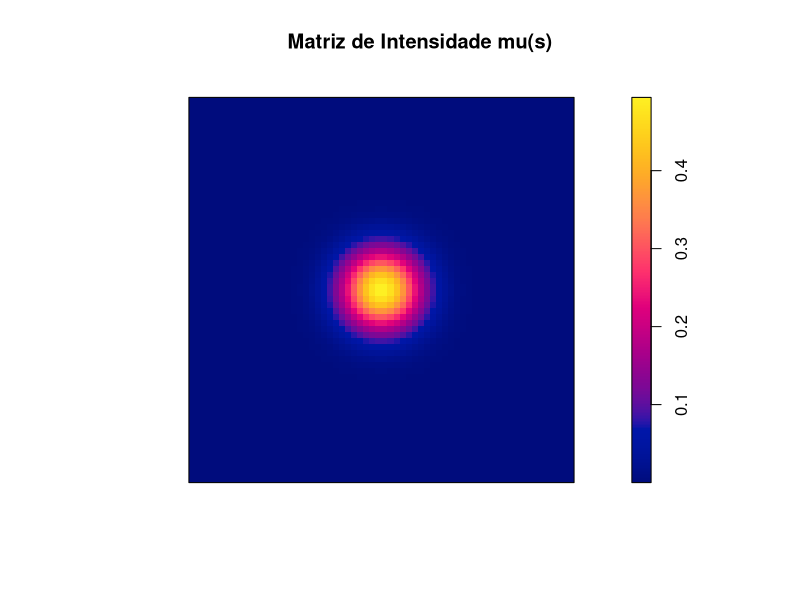

Write R code to recreate this figure. (Note: this script raises an error after producing the figure.)
#====Organização do range====

# Carregar o pacote spatstat
library(spatstat)

# 1. Definir a janela espacial de observação (ex: 10x10)
janela <- owin(xrange = c(-5, 5), yrange = c(-5, 5))

# 2. Definir a função de intensidade de background mu(x, y)
# Exemplo usando uma intensidade não-homogênea com pico no centro (5,5)
mu_func <- function(x, y) {
  0.5 * exp(-(x)^2 - (y)^2)
}

# Definir a dimensão da matriz desejada
n <- 64

imagem_mu <- as.im(mu_func, W = janela, dimyx = c(n, n))
matriz_intensidade <- as.matrix(imagem_mu)

# Visualização rápida para o seu pôster via spatstat base:
plot(imagem_mu, main = "Matriz de Intensidade mu(s)")

#====Simulação====

theta_verdadeiro <- c("A" = 0.5, "alpha" = 1.5, "c" = 0.5,
                      "p" = 1.5, "D" = 0.1, "q" = 2, "gamma" = 1)

x_grid_sim <- seq(-5, 5, length.out = 64)
y_grid_sim <- seq(-5, 5, length.out = 64)

dados_simulados_poster <- simular_catalogo_etas(theta = theta_verdadeiro, M0 = 4.5, b = 2, Mmax = 10,
                                                T_max = 365, mu_type = "raster", mu_raster = matriz_intensidade,
                                                x_grid = x_grid_sim, y_grid = y_grid_sim, semente = 0)

cat_simulado_poster <- catalog(
    dados_simulados_poster %>%
    mutate(t = ddays(time), data = POSIXct(1) + t,
           long = x, lat = y, date = date(data),
           time = format(data, format = "%H:%M:%S"))
)

#====Ajustes====

t1_simulado <- Sys.time()

aj_poster <- ajustar_etas_proprio(catalogo = cat_simulado_poster, theta0 = theta_verdadeiro,
                                  M0 = 4.5, x_grid = x_grid_sim, y_grid = y_grid_sim)

t2_simulado <- Sys.time()

t3_simulado <- Sys.time()

aj_poster_etas <- etas(cat_simulado_poster, param0 = c("mu" = 1, theta_verdadeiro))

t4_simulado <- Sys.time()

#====Resíduos====
# Taxa global de background (Eventos/dia em toda a região):
mu_global_simulado <- sum(pmax(0, 1 - aj_poster$prob_total)) / max(cat_simulado_poster$rtperiod)

# Tau_j para os tempos dos eventos:
tau_j_simulado <- calcular_tau(dados_simulados_poster$time, dados_simulados, aj_poster$theta, mu_global_simulado, M0 = 4.5)

# Calcular U_j:
delta_tau_simulado <- diff(c(0, tau_j_simulado))
U_j_simulado <- 1 - exp(-delta_tau_simulado)

#----Gráficos----
par(mfrow = c(1, 2))

# Gráfico A: tau_j vs j
plot(1:length(tau_j_simulado), tau_j_simulado, type = "l", col = "blue", lwd = 2,
     xlab = "Número do Evento (j)", ylab = expression(tau[j]),
     main = "Tempos Transformados")
abline(a = 0, b = 1, col = "red", lty = 2)

# Gráfico B: Q-Q Plot de U_j
plot(sort(U_j_simulado), qunif(ppoints(length(U_j_simulado))), pch = 20, col = "darkgreen",
     xlab = "Empírico", ylab = "Teórico (Uniforme 0-1)",
     main = "Q-Q Plot de U_j")
abline(a = 0, b = 1, col = "red", lty = 2)

# Número de caixas (bins) de tempo
n_temp <- 100
janelas_tempo_simulado <- seq(0, max(dados_simulados_poster$time), length.out = n_temp + 1)

# Contagem de eventos em cada janela:
obs_temp_simulado <- hist(dados_simulados_poster$time, breaks = janelas_tempo_simulado, plot = FALSE)$counts

# Contagens esperadas pela diferença do tau nos limites da janela:
tau_limites_simulado <- calcular_tau(janelas_tempo_simulado, dados_simulados_poster, aj_poster$theta, mu_global_simulado, M0 = 4.5)
esp_temp_simulado <- diff(tau_limites_simulado)

# Resíduos de Pearson Temporais:
res_temp_pearson_simulado <- (obs_temp_simulado - esp_temp_simulado) / sqrt(esp_temp_simulado)

# Resíduos Temporais:
par(mfrow = c(1, 1))
plot(janelas_tempo_simulado[-1], res_temp_pearson_simulado, type = "h", lwd = 2, col = "purple",
     xlab = "Tempo (dias)", ylab = "Resíduos de Pearson",
     main = "Resíduos Temporais Suavizados")
abline(h = 0, col = "black")
abline(h = c(-2, 2), col = "red", lty = 2)

# Definir os pontos observados:
pontos_simulado <- ppp(dados_simulados_poster$x, dados_simulados_poster$y,
                       window = owin(x_grid_sim[c(1, length(x_grid_sim))], y_grid_sim[c(1, length(y_grid_sim))]),
                       marks = pmax(0, 1 - aj_poster$prob_total))

# Criar a densidade espacial esperada:
# matriz_esperada <- (rasters[[length(rasters)]] / sum(rasters[[length(rasters)]])) * (mu_global * max(df_temp$time)
cell_area_simulado <- diff(x_grid_sim)[1] * diff(y_grid_sim)[1]
matriz_esperada_sim <- (aj_poster$raster / (sum(aj_poster$raster) * cell_area_simulado)) * (mu_global_simulado * max(dados_simulados_poster$time))
# matriz_esperada <- rasters[[length(rasters)]]

A_sim <- aj_poster$theta["A"]
alpha_sim <- aj_poster$theta["alpha"]
D_sim <- aj_poster$theta["D"]
q_par_sim <- aj_poster$theta["q"]
gamma_par_sim <- aj_poster$theta["gamma"]

M0 <- 4.5 # Ajuste para o limiar de magnitude correto do seu catálogo atual

# Sobrepor a nuvem espacial de Pareto (Lei de Potência) de TODOS os eventos
for(i in 1:nrow(dados_simulados_poster)) {
    xi_sim <- dados_simulados_poster$x[i]
    yi_sim <- dados_simulados_poster$y[i]
    mi_sim <- dados_simulados_poster$mag[i]
    # Produtividade esperada do evento (mantém-se com alpha)
    k_i_sim <- A_sim * exp(alpha_sim * (mi_sim - M0))
    # Fator de escala espacial S_i (agora independente de alpha, usa gamma)
    S_i_sim <- D_sim * exp(gamma_par_sim * (mi_sim - M0))
    # Matriz de distâncias ao quadrado
    dx2_sim <- (x_grid_sim - xi_sim)^2
    dy2_sim <- (y_grid_sim - yi_sim)^2
    dist2_matrix_sim <- outer(dx2_sim, dy2_sim, "+")
    # Kernel de Pareto Bivariado Isotrópico (Fórmula do pacote ETAS)
    # f(x,y) = ((q-1) / (pi * S_i)) * (1 + dist2 / S_i)^(-q)
    term1_sim <- (q_par_sim - 1) / (pi * S_i_sim)
    term2_sim <- (1 + (dist2_matrix_sim / S_i_sim))^(-q_par_sim)
    kernel_esp_sim <- k_i_sim * term1_sim * term2_sim
    matriz_esperada_sim <- matriz_esperada_sim + kernel_esp_sim
}

densidade_esp_sim <- im(t(matriz_esperada_sim), xcol = x_grid_sim, yrow = y_grid_sim)

# Criar a densidade observada, forçando o alinhamento com xy:
densidade_obs_sim <- density(pontos_simulado, sigma = bw.diggle(pontos_simulado), xy = densidade_esp_sim,
                             weights = pontos_simulado$marks)

# Calcular os resíduos de Pearson:
epsilon <- 1e-10
res_spat_pearson_sim <- eval.im((densidade_obs_sim - densidade_esp_sim) / sqrt(densidade_esp_sim + epsilon))

# Visualização:
plot(res_spat_pearson_sim, main = "Resíduos Espaciais Totais de Pearson (Modelo Pareto)", col = topo.colors(256))
contour(res_spat_pearson_sim, add = TRUE, col = "black", alpha = 0.5)
